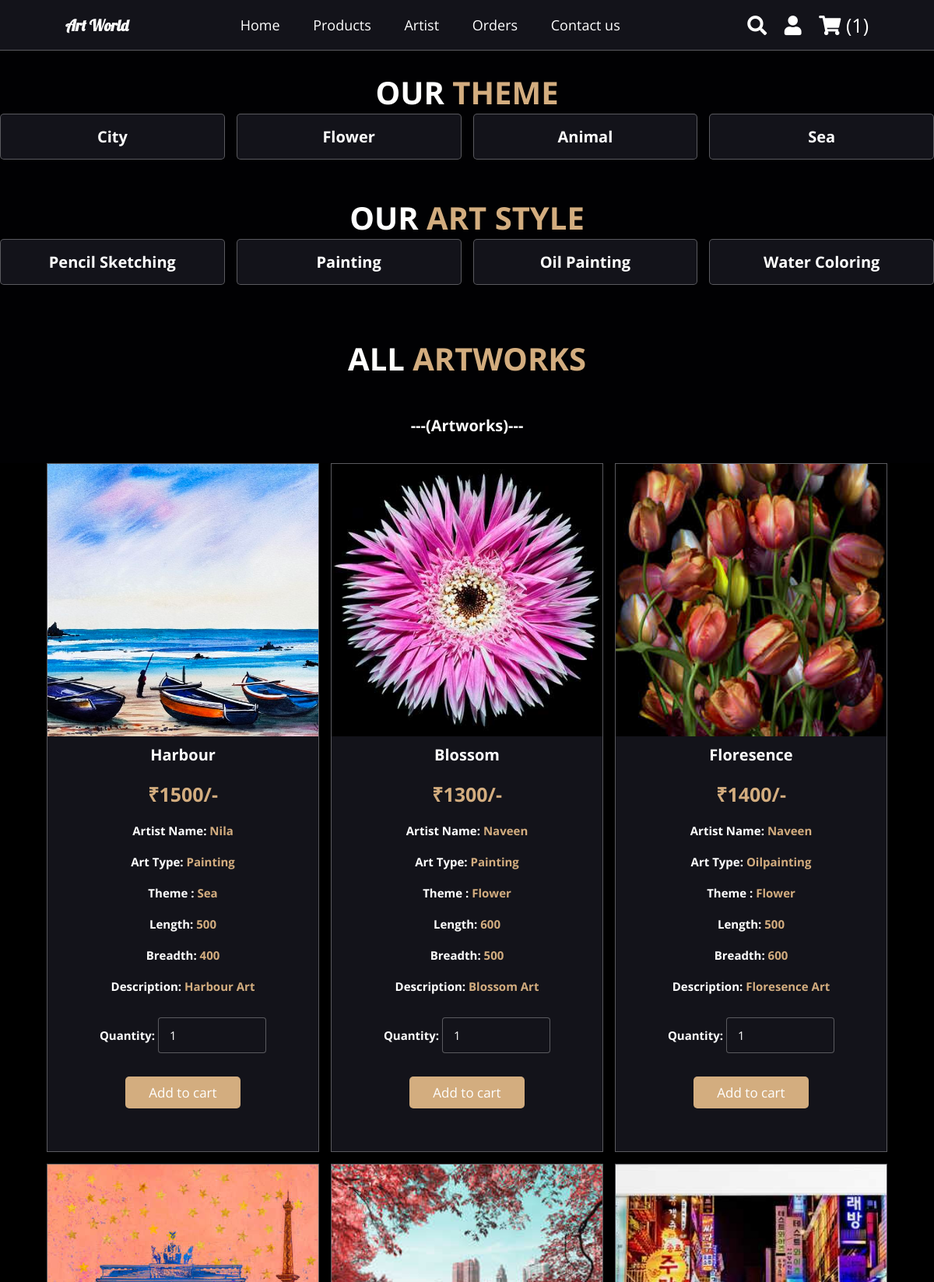
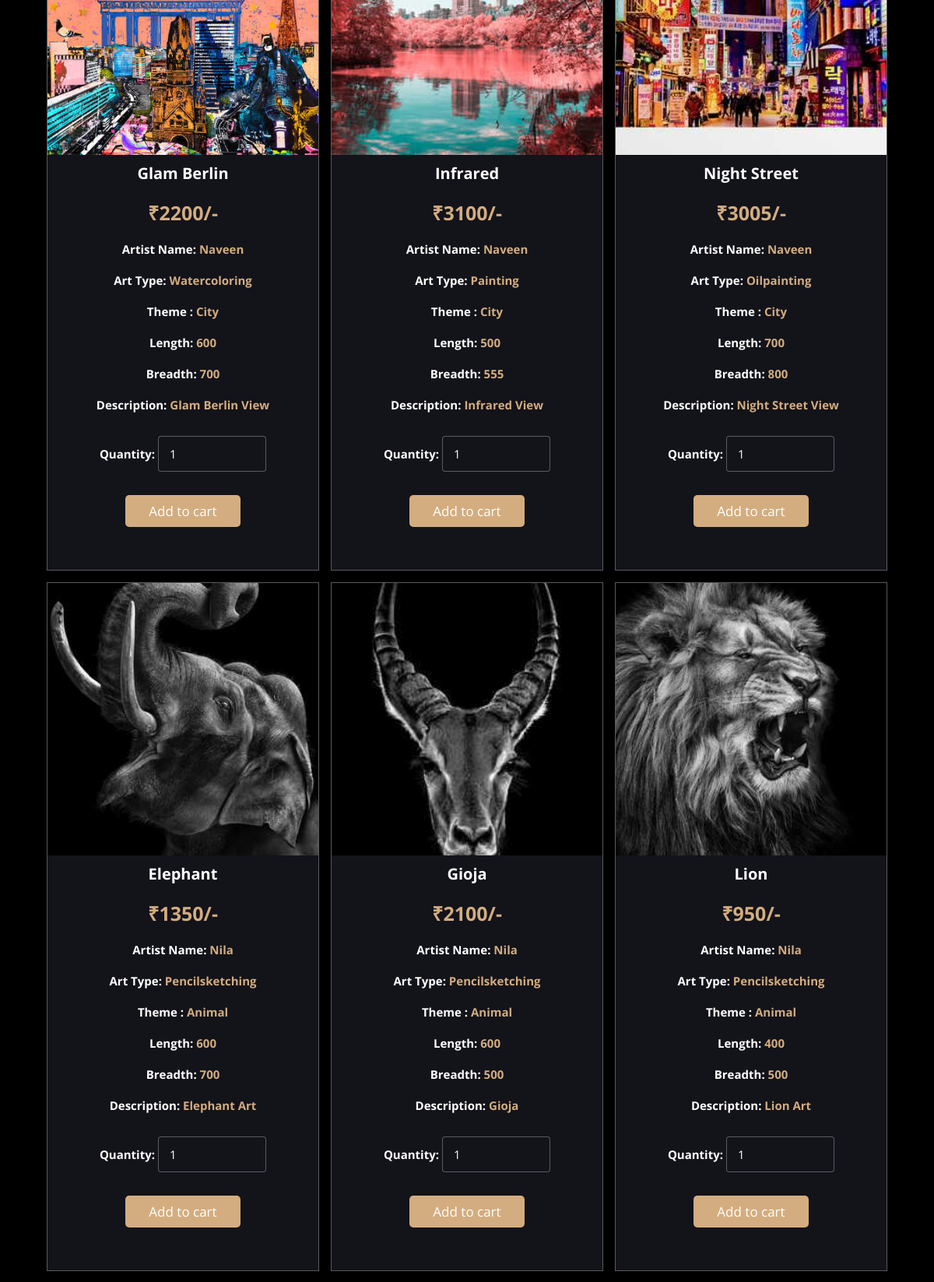
Screenshot of /user_products.php (signed in, upper part) with the database file from the repository (2 pictures, top to bottom).
### tables this page shows
CREATE TABLE `products` (
  `id` int(100) NOT NULL,
  `user_id` int(100) NOT NULL,
  `name` varchar(50) NOT NULL,
  `artist_name` varchar(100) NOT NULL,
  `art_type` varchar(255) NOT NULL,
  `price` varchar(100) NOT NULL,
  `image` varchar(255) NOT NULL,
  `theme` varchar(255) NOT NULL,
  `length` int(100) NOT NULL,
  `breadth` int(100) NOT NULL,
  `description` varchar(100) NOT NULL,
  `placed_on` date NOT NULL
);

### products.php (the view, shortened to what this page needs)
<form action="" method="post" class="box">
<div class="image"><img src="images/<?php echo $row['image']; ?>" alt=""></div>
   <div class="name"><?php echo $row['name']; ?></div>
   <h2>₹<?php echo $row['price']; ?>/-</h2>
   <p>Artist Name: <span><?php echo $row['artist_name']; ?></span></p>
   <p>Art Type: <span><?php echo $row['art_type']; ?></span></p>
   <p>Theme  : <span><?php echo $row['theme']; ?></span></p>
   <p>Length: <span><?php echo $row['length']; ?></span></p>
   <p>Breadth: <span><?php echo $row['breadth']; ?></span></p>
   <p>Description: <span><?php echo $row['description']; ?></span></p>
   <p>Quantity: <input type="number" min="1" name="quantity" value="1" class="qty"></p>
   <input type="submit" value="Add to cart" name="add_to_cart" class="btnn"><br><br>
</form>

### user_products.php (shortened to what this page needs)
<?php
include 'connection.php';
?>
<html>
<head>
   <link rel="stylesheet" href="https://cdnjs.cloudflare.com/ajax/libs/font-awesome/5.15.4/css/all.min.css">
    <link rel="stylesheet" href="user_css.css">
    <link rel="stylesheet" href="user_css1.css">
</head>
<body style="color:#fff">
<?php include 'user_header.php'; ?><br>
<h1 class="heading"> our <span>theme</span>
<section class="product_theme">
   <a href="theme.php?theme=city">city</a>
   <a href="theme.php?theme=flower">flower</a>
   <a href="theme.php?theme=animal">animal</a>
   <a href="theme.php?theme=sea">sea</a>
</section>
<h1 class="heading"> our <span>art style</span>
<section class="product_theme">
   <a href="art_type.php?art_type=pencilsketching">pencil sketching</a>
   <a href="art_type.php?art_type=painting">painting</a>
   <a href="art_type.php?art_type=oilpainting">oil painting</a>
   <a href="art_type.php?art_type=watercoloring">water coloring</a>
</section>
<br>
<section class="products">
    <h1 class="heading"> all <span> artworks</span></h1>
    <h3 class="heading1">---(Artworks)---</h3>
    <div class="box-container">
      <?php
      $res = mysqli_query($conn, "SELECT * FROM `products`") or die('query failed');
      if(mysqli_num_rows($res) > 0){
         while($row = mysqli_fetch_assoc($res)){
            include 'products.php';
      }
   }else{
      echo '<h1>no artworks added yet!</h1>';
   }
   ?>
</div>
</section>
</body>
</html>

### user_css.css (style rules this page uses)
:root { --main-color:#d3ad7f; --black:#13131a; --bg:#010103; --border:.1rem solid rgba(255,255,255,.3); }
* { font-family: 'Open Sans', sans-serif; margin:0; padding:0; box-sizing: border-box; outline: none; border:none; text-decoration: none; transition: .2s linear; }
html { font-size: 62.5%; overflow-x: hidden; scroll-padding-top: 9rem; scroll-behavior: smooth; }
body { background: #010103; }
.products .box-container { max-width: 1200px; margin:0 auto; display: grid; grid-template-columns: repeat(auto-fit, 35rem); align-items: flex-start; gap:1.5rem; justify-content: center; background-color: black; text-align: center; }
.products .box-container .box { border:.1rem solid rgba(255,255,255,.3); background-color: #13131a; }
.products .box-container .box .image { height: 35rem; overflow:hidden; width: 100%; }
.products .box-container .box .image img { height: 100%; object-fit: cover; width: 100%; }
.products .box-container .box .name { padding:1rem 0; font-size: 2rem; color:#fff; text-transform: capitalize; }
.products .box-container .box .qty { width: 40%; padding:1.2rem 1.4rem; border-radius: .4rem; border:.1rem solid rgba(255,255,255,.3); margin:1rem 0; font-size: 1.5rem; color:#fff; background-color: #13131a; }
.products .box-container .box h2 { padding:1rem 0; font-size: 2.5rem; color:#d3ad7f; }
.products .box-container .box p { padding:1rem 0; font-size: 1.5rem; color: #fff; text-transform: capitalize; }
.products .box-container .box p span { color: #d3ad7f; text-transform: capitalize; }
.btnn { margin-top: 1rem; display: inline-block; padding:.9rem 3rem; font-size: 1.7rem; color:#fff; background: #d3ad7f; cursor: pointer; border-radius:5px; }
.heading { text-align: center; color:#fff; text-transform: uppercase; padding-bottom: 3.5rem; font-size: 4rem; margin-top: 1%; }
.heading span { color:#d3ad7f; text-transform: uppercase; }
.product_theme { display: grid; grid-template-columns: repeat(auto-fit, minmax(20rem, 1fr)); gap:1.5rem; justify-content: center; align-items: flex-start; }
.product_theme { padding-bottom: 0; }
.product_theme a { padding:1.5rem; text-align: center; border:.1rem solid rgba(255,255,255,.3); background-color: #13131a; box-shadow: var(--box-shadow); border-radius: .5rem; font-size: 2rem; text-transform: capitalize; color:white; }
.heading1 { text-align: center; color:#fff; text-transform: none; padding-bottom: 3.5rem; font-size: 2rem; margin-top: 1rem; }

### user_css1.css (style rules this page uses)
.heading1 { text-align: center; color:#fff; text-transform: none; padding-bottom: 3.5rem; font-size: 2rem; margin-top: 1rem; }

### rows the page displays
products: image (picture), name "Harbour", price "1500", artist_name "Nila", art_type "Painting", theme "Sea", length "500", breadth "400", description "Harbour Art"
products: image (picture), name "Blossom", price "1300", artist_name "Naveen", art_type "Painting", theme "Flower", length "600", breadth "500", description "Blossom Art"
products: image (picture), name "Floresence", price "1400", artist_name "Naveen", art_type "Oilpainting", theme "Flower", length "500", breadth "600", description "Floresence Art"
products: image (picture), name "Glam Berlin", price "2200", artist_name "Naveen", art_type "Watercoloring", theme "City", length "600", breadth "700", description "Glam Berlin View"
products: image (picture), name "Infrared", price "3100", artist_name "Naveen", art_type "Painting", theme "City", length "500", breadth "555", description "Infrared View"
products: image (picture), name "Night Street", price "3005", artist_name "Naveen", art_type "Oilpainting", theme "City", length "700", breadth "800", description "Night Street View"
products: image (picture), name "Elephant", price "1350", artist_name "Nila", art_type "Pencilsketching", theme "Animal", length "600", breadth "700", description "Elephant Art"
products: image (picture), name "Gioja", price "2100", artist_name "Nila", art_type "Pencilsketching", theme "Animal", length "600", breadth "500", description "Gioja"
products: image (picture), name "Lion", price "950", artist_name "Nila", art_type "Pencilsketching", theme "Animal", length "400", breadth "500", description "Lion Art"

### other values shown
$row "1"
